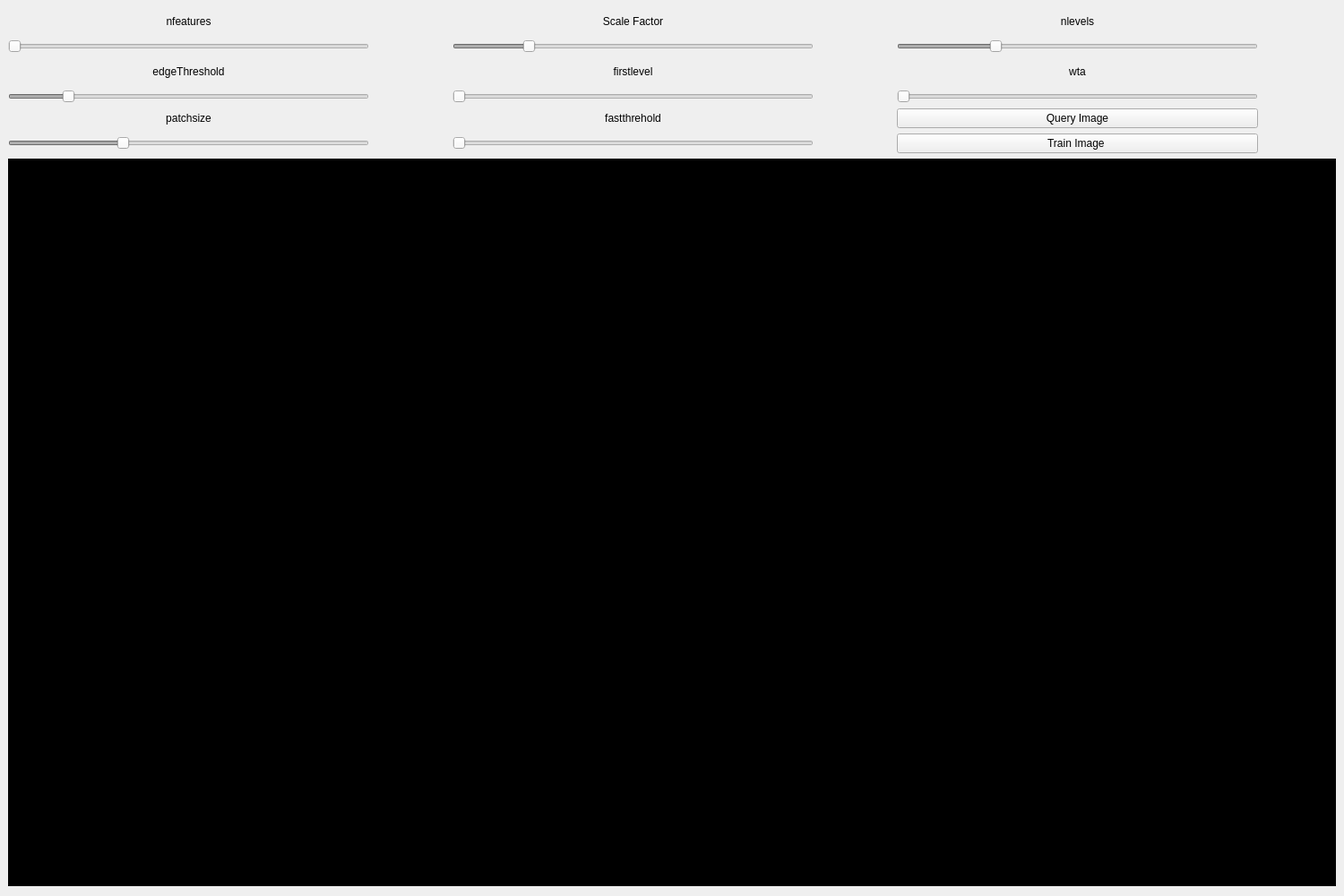
<?xml version="1.0" encoding="UTF-8"?>
<ui version="4.0">
 <class>MainWindow</class>
 <widget class="QMainWindow" name="MainWindow">
  <property name="geometry">
   <rect>
    <x>0</x>
    <y>0</y>
    <width>1500</width>
    <height>1000</height>
   </rect>
  </property>
  <property name="windowTitle">
   <string>MainWindow</string>
  </property>
  <widget class="QWidget" name="centralwidget">
   <layout class="QVBoxLayout" name="verticalLayout" stretch="1,5">
    <property name="bottomMargin">
     <number>11</number>
    </property>
    <item>
     <layout class="QGridLayout" name="gridLayout" rowstretch="2,1,2,1,2,1" columnstretch="5,1,5,1,5,1">
      <item row="3" column="2">
       <widget class="QSlider" name="horizontalSlider_5">
        <property name="enabled">
         <bool>false</bool>
        </property>
        <property name="sizePolicy">
         <sizepolicy hsizetype="Expanding" vsizetype="Expanding">
          <horstretch>0</horstretch>
          <verstretch>0</verstretch>
         </sizepolicy>
        </property>
        <property name="maximum">
         <number>10</number>
        </property>
        <property name="orientation">
         <enum>Qt::Horizontal</enum>
        </property>
       </widget>
      </item>
      <item row="1" column="4">
       <widget class="QSlider" name="horizontalSlider_7">
        <property name="enabled">
         <bool>false</bool>
        </property>
        <property name="sizePolicy">
         <sizepolicy hsizetype="Expanding" vsizetype="Expanding">
          <horstretch>0</horstretch>
          <verstretch>0</verstretch>
         </sizepolicy>
        </property>
        <property name="maximum">
         <number>30</number>
        </property>
        <property name="value">
         <number>8</number>
        </property>
        <property name="orientation">
         <enum>Qt::Horizontal</enum>
        </property>
       </widget>
      </item>
      <item row="3" column="4">
       <widget class="QSlider" name="horizontalSlider_8">
        <property name="enabled">
         <bool>false</bool>
        </property>
        <property name="sizePolicy">
         <sizepolicy hsizetype="Expanding" vsizetype="Expanding">
          <horstretch>0</horstretch>
          <verstretch>0</verstretch>
         </sizepolicy>
        </property>
        <property name="minimum">
         <number>2</number>
        </property>
        <property name="maximum">
         <number>4</number>
        </property>
        <property name="orientation">
         <enum>Qt::Horizontal</enum>
        </property>
       </widget>
      </item>
      <item row="5" column="2">
       <widget class="QSlider" name="horizontalSlider_6">
        <property name="enabled">
         <bool>false</bool>
        </property>
        <property name="sizePolicy">
         <sizepolicy hsizetype="Expanding" vsizetype="Expanding">
          <horstretch>0</horstretch>
          <verstretch>0</verstretch>
         </sizepolicy>
        </property>
        <property name="value">
         <number>0</number>
        </property>
        <property name="orientation">
         <enum>Qt::Horizontal</enum>
        </property>
       </widget>
      </item>
      <item row="3" column="0">
       <widget class="QSlider" name="horizontalSlider_2">
        <property name="enabled">
         <bool>false</bool>
        </property>
        <property name="sizePolicy">
         <sizepolicy hsizetype="Expanding" vsizetype="Expanding">
          <horstretch>0</horstretch>
          <verstretch>0</verstretch>
         </sizepolicy>
        </property>
        <property name="maximum">
         <number>200</number>
        </property>
        <property name="value">
         <number>31</number>
        </property>
        <property name="orientation">
         <enum>Qt::Horizontal</enum>
        </property>
       </widget>
      </item>
      <item row="1" column="2">
       <widget class="QSlider" name="horizontalSlider_4">
        <property name="enabled">
         <bool>false</bool>
        </property>
        <property name="sizePolicy">
         <sizepolicy hsizetype="Expanding" vsizetype="Expanding">
          <horstretch>0</horstretch>
          <verstretch>0</verstretch>
         </sizepolicy>
        </property>
        <property name="minimum">
         <number>10</number>
        </property>
        <property name="maximum">
         <number>20</number>
        </property>
        <property name="value">
         <number>12</number>
        </property>
        <property name="orientation">
         <enum>Qt::Horizontal</enum>
        </property>
       </widget>
      </item>
      <item row="5" column="0">
       <widget class="QSlider" name="horizontalSlider_3">
        <property name="enabled">
         <bool>false</bool>
        </property>
        <property name="sizePolicy">
         <sizepolicy hsizetype="Expanding" vsizetype="Expanding">
          <horstretch>0</horstretch>
          <verstretch>0</verstretch>
         </sizepolicy>
        </property>
        <property name="value">
         <number>31</number>
        </property>
        <property name="orientation">
         <enum>Qt::Horizontal</enum>
        </property>
       </widget>
      </item>
      <item row="0" column="4">
       <widget class="QLabel" name="label_4">
        <property name="text">
         <string>nlevels</string>
        </property>
        <property name="alignment">
         <set>Qt::AlignCenter</set>
        </property>
       </widget>
      </item>
      <item row="2" column="2">
       <widget class="QLabel" name="label_6">
        <property name="text">
         <string>firstlevel</string>
        </property>
        <property name="alignment">
         <set>Qt::AlignCenter</set>
        </property>
       </widget>
      </item>
      <item row="0" column="0">
       <widget class="QLabel" name="label_2">
        <property name="text">
         <string>nfeatures</string>
        </property>
        <property name="alignment">
         <set>Qt::AlignCenter</set>
        </property>
       </widget>
      </item>
      <item row="2" column="0">
       <widget class="QLabel" name="label_5">
        <property name="text">
         <string>edgeThreshold</string>
        </property>
        <property name="alignment">
         <set>Qt::AlignCenter</set>
        </property>
       </widget>
      </item>
      <item row="0" column="2">
       <widget class="QLabel" name="label_3">
        <property name="text">
         <string>Scale Factor</string>
        </property>
        <property name="alignment">
         <set>Qt::AlignCenter</set>
        </property>
       </widget>
      </item>
      <item row="4" column="2">
       <widget class="QLabel" name="label_9">
        <property name="text">
         <string>fastthrehold</string>
        </property>
        <property name="alignment">
         <set>Qt::AlignCenter</set>
        </property>
       </widget>
      </item>
      <item row="4" column="0">
       <widget class="QLabel" name="label_8">
        <property name="text">
         <string>patchsize</string>
        </property>
        <property name="alignment">
         <set>Qt::AlignCenter</set>
        </property>
       </widget>
      </item>
      <item row="2" column="4">
       <widget class="QLabel" name="label_7">
        <property name="text">
         <string>wta</string>
        </property>
        <property name="alignment">
         <set>Qt::AlignCenter</set>
        </property>
       </widget>
      </item>
      <item row="1" column="1">
       <widget class="QLabel" name="label_10">
        <property name="text">
         <string/>
        </property>
       </widget>
      </item>
      <item row="3" column="1">
       <widget class="QLabel" name="label_11">
        <property name="text">
         <string/>
        </property>
       </widget>
      </item>
      <item row="5" column="1">
       <widget class="QLabel" name="label_12">
        <property name="text">
         <string/>
        </property>
       </widget>
      </item>
      <item row="1" column="5">
       <widget class="QLabel" name="label_16">
        <property name="text">
         <string/>
        </property>
       </widget>
      </item>
      <item row="3" column="5">
       <widget class="QLabel" name="label_17">
        <property name="text">
         <string/>
        </property>
       </widget>
      </item>
      <item row="3" column="3">
       <widget class="QLabel" name="label_14">
        <property name="text">
         <string/>
        </property>
       </widget>
      </item>
      <item row="5" column="3">
       <widget class="QLabel" name="label_13">
        <property name="text">
         <string/>
        </property>
       </widget>
      </item>
      <item row="1" column="3">
       <widget class="QLabel" name="label_15">
        <property name="text">
         <string/>
        </property>
       </widget>
      </item>
      <item row="1" column="0">
       <widget class="QSlider" name="horizontalSlider">
        <property name="enabled">
         <bool>false</bool>
        </property>
        <property name="sizePolicy">
         <sizepolicy hsizetype="Expanding" vsizetype="Expanding">
          <horstretch>0</horstretch>
          <verstretch>0</verstretch>
         </sizepolicy>
        </property>
        <property name="minimum">
         <number>500</number>
        </property>
        <property name="maximum">
         <number>10000</number>
        </property>
        <property name="singleStep">
         <number>200</number>
        </property>
        <property name="pageStep">
         <number>200</number>
        </property>
        <property name="orientation">
         <enum>Qt::Horizontal</enum>
        </property>
        <property name="invertedAppearance">
         <bool>false</bool>
        </property>
       </widget>
      </item>
      <item row="5" column="4">
       <widget class="QPushButton" name="pushButton">
        <property name="text">
         <string>Train Image </string>
        </property>
       </widget>
      </item>
      <item row="4" column="4">
       <widget class="QPushButton" name="pushButton_2">
        <property name="text">
         <string>Query Image</string>
        </property>
       </widget>
      </item>
     </layout>
    </item>
    <item>
     <widget class="QLabel" name="label">
      <property name="sizePolicy">
       <sizepolicy hsizetype="Expanding" vsizetype="Expanding">
        <horstretch>0</horstretch>
        <verstretch>0</verstretch>
       </sizepolicy>
      </property>
      <property name="styleSheet">
       <string notr="true">background-color: rgb(0, 0, 0);</string>
      </property>
      <property name="text">
       <string/>
      </property>
     </widget>
    </item>
   </layout>
  </widget>
 </widget>
 <resources/>
 <connections>
  <connection>
   <sender>horizontalSlider</sender>
   <signal>sliderMoved(int)</signal>
   <receiver>label_10</receiver>
   <slot>setNum(int)</slot>
   <hints>
    <hint type="sourcelabel">
     <x>115</x>
     <y>48</y>
    </hint>
    <hint type="destinationlabel">
     <x>443</x>
     <y>51</y>
    </hint>
   </hints>
  </connection>
  <connection>
   <sender>horizontalSlider_2</sender>
   <signal>sliderMoved(int)</signal>
   <receiver>label_11</receiver>
   <slot>setNum(int)</slot>
   <hints>
    <hint type="sourcelabel">
     <x>156</x>
     <y>102</y>
    </hint>
    <hint type="destinationlabel">
     <x>443</x>
     <y>110</y>
    </hint>
   </hints>
  </connection>
  <connection>
   <sender>horizontalSlider_3</sender>
   <signal>sliderMoved(int)</signal>
   <receiver>label_12</receiver>
   <slot>setNum(int)</slot>
   <hints>
    <hint type="sourcelabel">
     <x>170</x>
     <y>160</y>
    </hint>
    <hint type="destinationlabel">
     <x>447</x>
     <y>156</y>
    </hint>
   </hints>
  </connection>
  <connection>
   <sender>horizontalSlider_4</sender>
   <signal>sliderMoved(int)</signal>
   <receiver>label_15</receiver>
   <slot>setNum(int)</slot>
   <hints>
    <hint type="sourcelabel">
     <x>734</x>
     <y>54</y>
    </hint>
    <hint type="destinationlabel">
     <x>967</x>
     <y>54</y>
    </hint>
   </hints>
  </connection>
  <connection>
   <sender>horizontalSlider_5</sender>
   <signal>sliderMoved(int)</signal>
   <receiver>label_14</receiver>
   <slot>setNum(int)</slot>
   <hints>
    <hint type="sourcelabel">
     <x>731</x>
     <y>111</y>
    </hint>
    <hint type="destinationlabel">
     <x>967</x>
     <y>105</y>
    </hint>
   </hints>
  </connection>
  <connection>
   <sender>horizontalSlider_6</sender>
   <signal>sliderMoved(int)</signal>
   <receiver>label_13</receiver>
   <slot>setNum(int)</slot>
   <hints>
    <hint type="sourcelabel">
     <x>707</x>
     <y>156</y>
    </hint>
    <hint type="destinationlabel">
     <x>967</x>
     <y>162</y>
    </hint>
   </hints>
  </connection>
  <connection>
   <sender>horizontalSlider_7</sender>
   <signal>sliderMoved(int)</signal>
   <receiver>label_16</receiver>
   <slot>setNum(int)</slot>
   <hints>
    <hint type="sourcelabel">
     <x>1336</x>
     <y>49</y>
    </hint>
    <hint type="destinationlabel">
     <x>1490</x>
     <y>51</y>
    </hint>
   </hints>
  </connection>
  <connection>
   <sender>horizontalSlider_8</sender>
   <signal>valueChanged(int)</signal>
   <receiver>label_17</receiver>
   <slot>setNum(int)</slot>
   <hints>
    <hint type="sourcelabel">
     <x>1290</x>
     <y>111</y>
    </hint>
    <hint type="destinationlabel">
     <x>1490</x>
     <y>102</y>
    </hint>
   </hints>
  </connection>
 </connections>
</ui>
